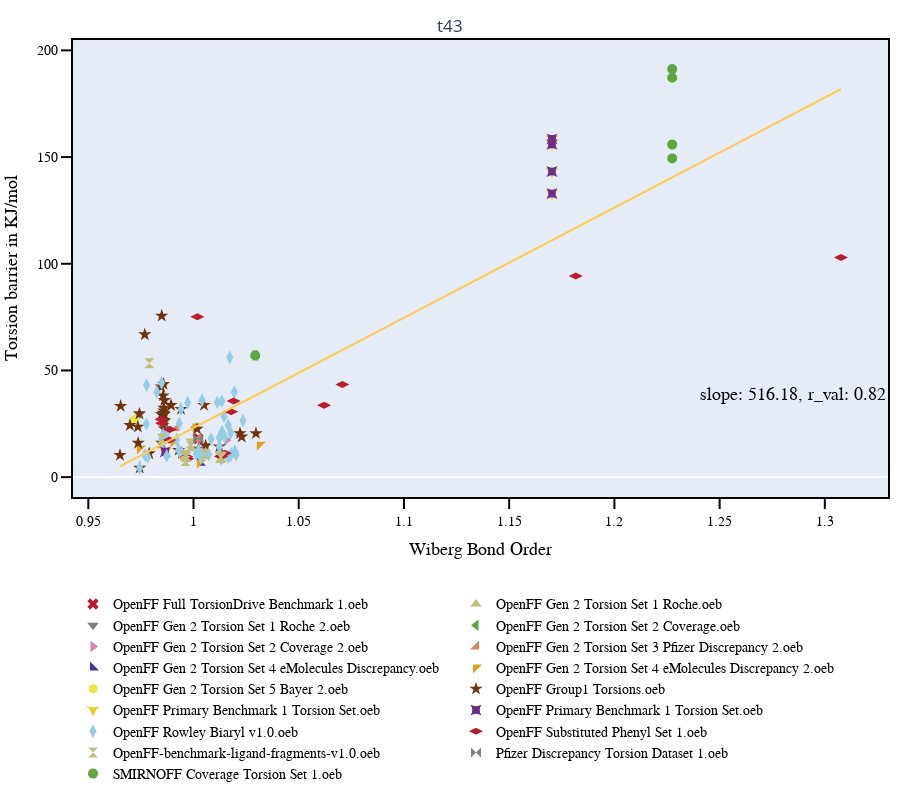
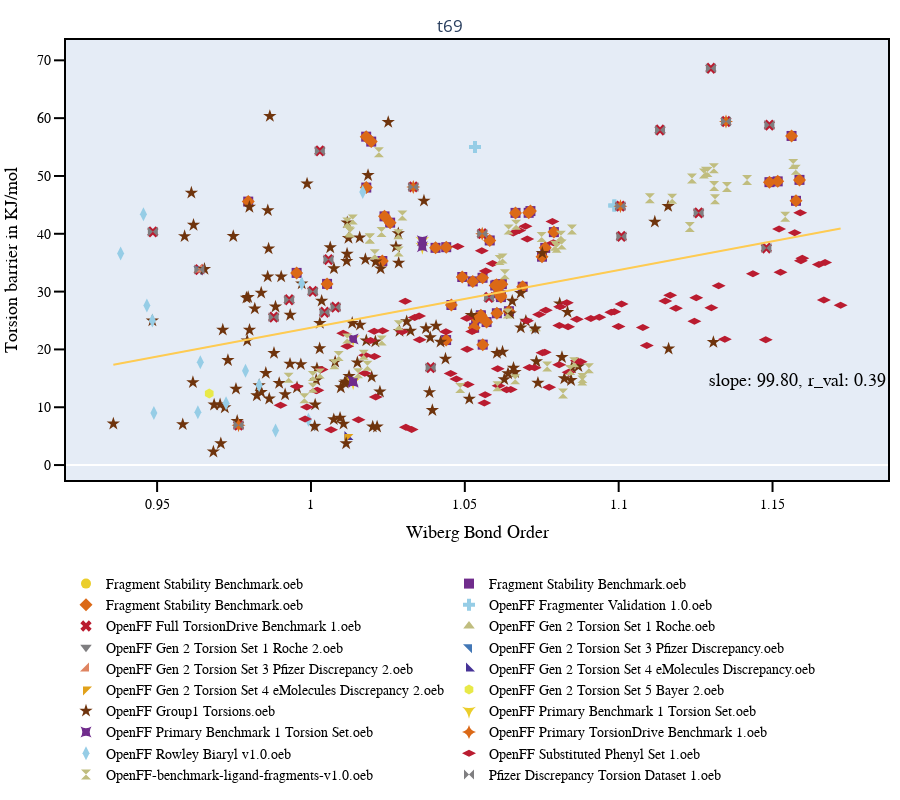
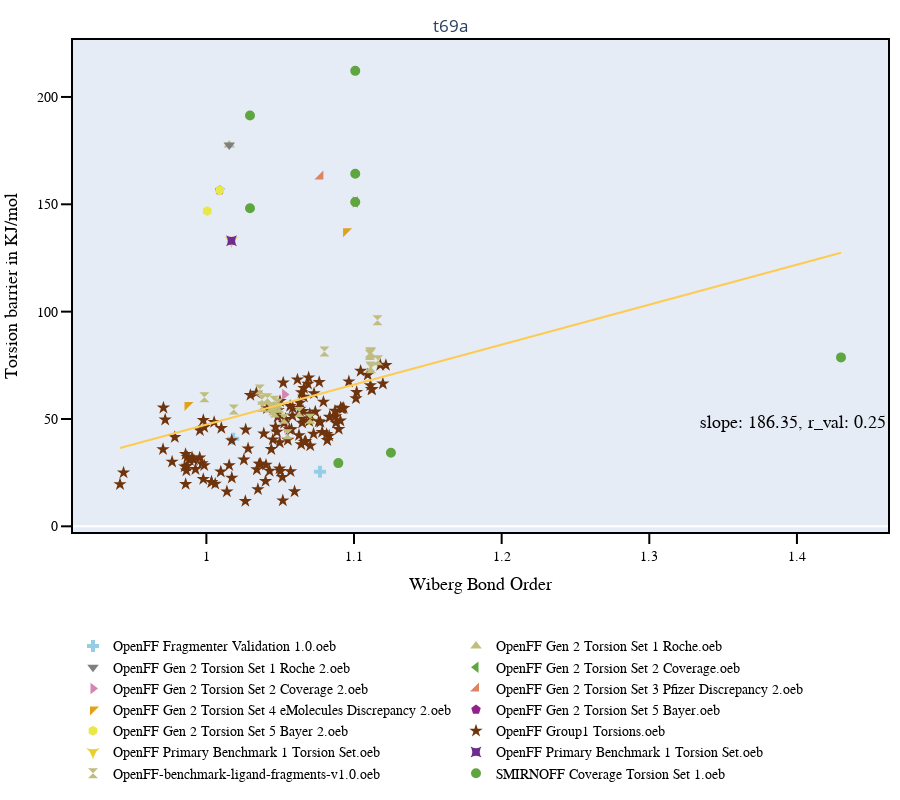
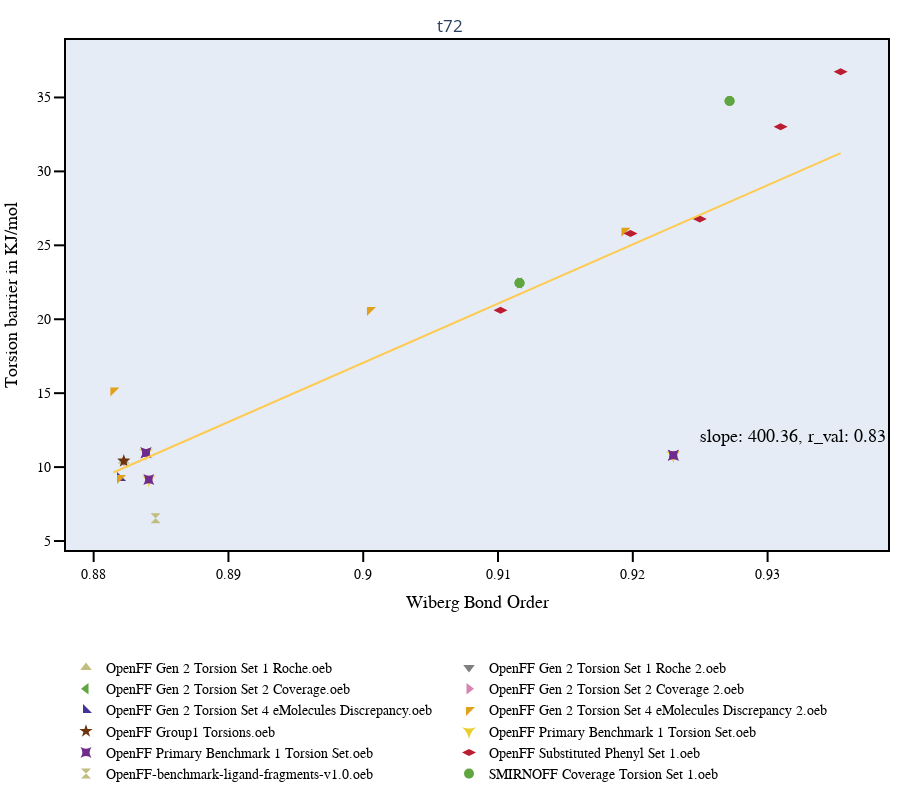

These figures' notebook cell, in order:
### Markdown cell above
### Plotly plots and saving to a pdf for all datasets by torsion id

`tids = ['t43', 't69', 't69a', 't72', 't74', 't96', 't97']
for iid in tids:
    tmp = plot_tid_for_datasets(TD_working_oeb, t_id=iid)
    tmp.write_image(folder_name+"fig_"+str(iid)+".pdf")`

### Code cell
tig_ids = ['t43', 't69', 't69a', 't72', 't74', 't96', 't97']
# ['TIG0', TIG1', 'TIG2', 'TIG3', 'TIG4', 'TIG5', 'TIG6', 'TIG7', 'TIG8']
for iid in tig_ids:
    tmp = plot_tid_for_datasets(TD_working_oeb, t_id=iid)
    tmp.write_image(folder_name+"fig_"+str(iid)+".pdf")
